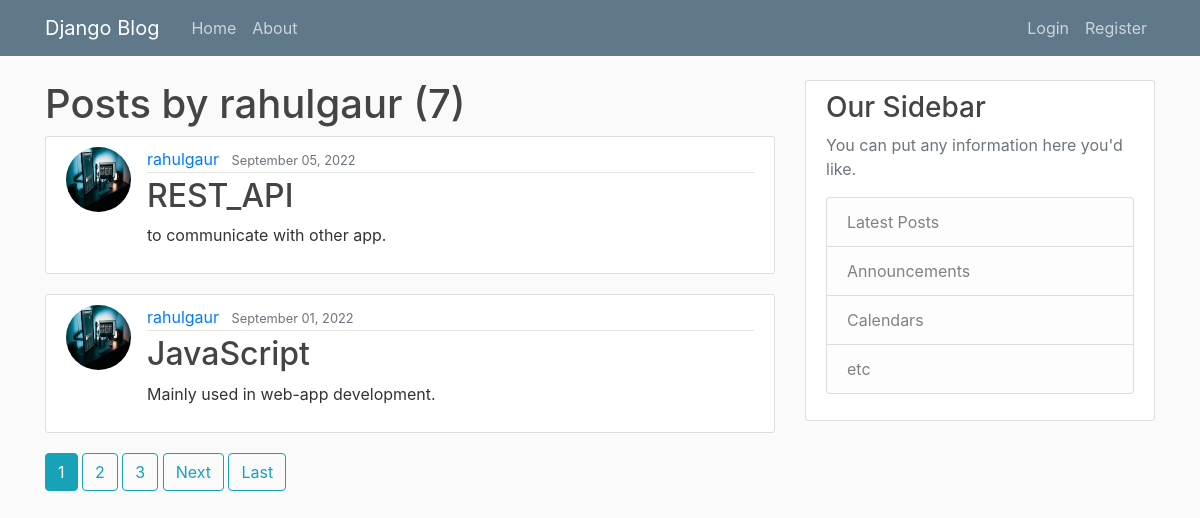
Page /user/rahulgaur/ on the committed database.
### blog/models.py (models this page shows, shortened)
class Post(models.Model):
    title = models.CharField(max_length=100)
    content = models.TextField()
    date_posted = models.DateTimeField(default=timezone.now)
    author = models.ForeignKey(User,on_delete=models.CASCADE)

### users/models.py (models this page shows, shortened)
class Profile(models.Model):
    user = models.OneToOneField(User,on_delete=models.CASCADE)
    image = models.ImageField(default='default.jpg',upload_to='profile_pics')

### blog/views.py (the view)
# urls.py: path('user/<str:username>/', UserPostListView.as_view(),name="user-post"),
class UserPostListView(ListView):
    model = Post
    template_name = 'blog/user_post.html'
    context_object_name = 'posts'
    paginate_by = 2
    def get_queryset(self):
        user = get_object_or_404(User,username=self.kwargs.get('username'))
        return Post.objects.filter(author=user).order_by('-date_posted')

### blog/templates/blog/user_post.html (shortened to what this page needs)
{% extends 'blog/base.html'%}
{% block content %}
    <h1>Posts by {{view.kwargs.username}} ({{page_obj.paginator.count}})</h1>
    {% for post in posts %}
        <article class="media content-section">
            <img class="rounded-circle article-img" src="{{ post.author.profile.image.url }}"/>
          <div class="media-body">
            <div class="article-metadata">
              <a class="mr-2" href="{% url 'user-post' post.author.username %}">{{ post.author }}</a>
              <small class="text-muted">{{ post.date_posted |date:"F d, Y" }}</small>
            </div>
            <h2><a class="article-title" href="{% url 'post-detail' post.id %}">{{ post.title }}</a></h2>
            <p class="article-content">{{ post.content }}</p>
          </div>
        </article>
    {% endfor %}
    {% if is_paginated %}
        {% for num in page_obj.paginator.page_range %}
            {% if page_obj.number == num %}
                <a class="btn btn-info mb-3" href="?page={{num}}">{{num}}</a>
            {% elif num > page_obj.number|add:'-3' and num < page_obj.number|add:'3'%}
                <a class="btn btn-outline-info mb-3" href="?page={{num}}">{{num}}</a>
            {% endif %}
        {%endfor%}
        {% if page_obj.has_next %}
            <a class="btn btn-outline-info mb-3" href="?page={{page_obj.next_page_number}}">Next</a>
            <a class="btn btn-outline-info mb-3" href="?page={{page_obj.paginator.num_pages}}">Last</a>
        {% endif %}
    {% endif %}
{% endblock %}

### blog/templates/blog/base.html (shortened to what this page needs)
{% load static %}
<!DOCTYPE html>
<html lang="en">
<head>
    <link rel="stylesheet" href="https://cdn.jsdelivr.net/npm/bootstrap@4.3.1/dist/css/bootstrap.min.css">
    <link rel="stylesheet" type="text/css" href="{% static 'blog/main.css'%}">
</head>
<body>
<header class="site-header">
  <nav class="navbar navbar-expand-md navbar-dark bg-steel fixed-top">
    <div class="container">
      <a class="navbar-brand mr-4" href="{% url 'blog-home' %}">Django Blog</a>
      <div class="collapse navbar-collapse" id="navbarToggle">
        <div class="navbar-nav mr-auto">
          <a class="nav-item nav-link" href="{% url 'blog-home' %}">Home</a>
          <a class="nav-item nav-link" href="{% url 'blog-about' %}">About</a>
        </div>
        <div class="navbar-nav">
            {% if user.is_authenticated %}
                <a class="nav-item nav-link" href="{% url 'post-create' %}">New Post</a>
                <a class="nav-item nav-link" href="{% url 'profile' %}">Profile</a>
                <a class="nav-item nav-link" href="{% url 'logout' %}">Logout</a>
            {% else %}
                <a class="nav-item nav-link" href="{% url 'login' %}">Login</a>
                <a class="nav-item nav-link" href="{% url 'user-register' %}">Register</a>
            {% endif %}
        </div>
      </div>
    </div>
  </nav>
</header>
<main role="main" class="container">
  <div class="row">
    <div class="col-md-8">
      {% block content %}{% endblock %}
    </div>
    <div class="col-md-4">
      <div class="content-section">
        <h3>Our Sidebar</h3>
        <p class='text-muted'>You can put any information here you'd like.
          <ul class="list-group">
            <li class="list-group-item list-group-item-light">Latest Posts</li>
            <li class="list-group-item list-group-item-light">Announcements</li>
            <li class="list-group-item list-group-item-light">Calendars</li>
            <li class="list-group-item list-group-item-light">etc</li>
          </ul>
        </p>
      </div>
    </div>
  </div>
</main> <script src="https://code.jquery.com/jquery-3.3.1.slim.min.js"></script>
</body>
</html>

### blog/static/blog/main.css (style rules this page uses)
body { background: #fafafa; color: #333333; margin-top: 5rem; }
h1, h2, h3, h4, h5, h6 { color: #444444; }
ul { margin: 0; }
.bg-steel { background-color: #5f788a; }
.site-header .navbar-nav .nav-link { color: #cbd5db; }
.content-section { background: #ffffff; padding: 10px 20px; border: 1px solid #dddddd; border-radius: 3px; margin-bottom: 20px; }
.article-title { color: #444444; }
.article-content { white-space: pre-line; }
.article-img { height: 65px; width: 65px; margin-right: 16px; }
.article-metadata { padding-bottom: 1px; margin-bottom: 4px; border-bottom: 1px solid #e3e3e3 }

### rows in the picture
Post: author.profile.image (picture), author "rahulgaur", date_posted "September 05, 2022", title "REST_API", content "to communicate with other app."
Post: author.profile.image (picture), author "rahulgaur", date_posted "September 01, 2022", title "JavaScript", content "Mainly used in web-app development."

### other values in the picture
{{ view.kwargs.username }} "rahulgaur"
{{ page_obj.paginator.count }} "7"
{{ num }} "1"
{{ num }} "2" "3"
